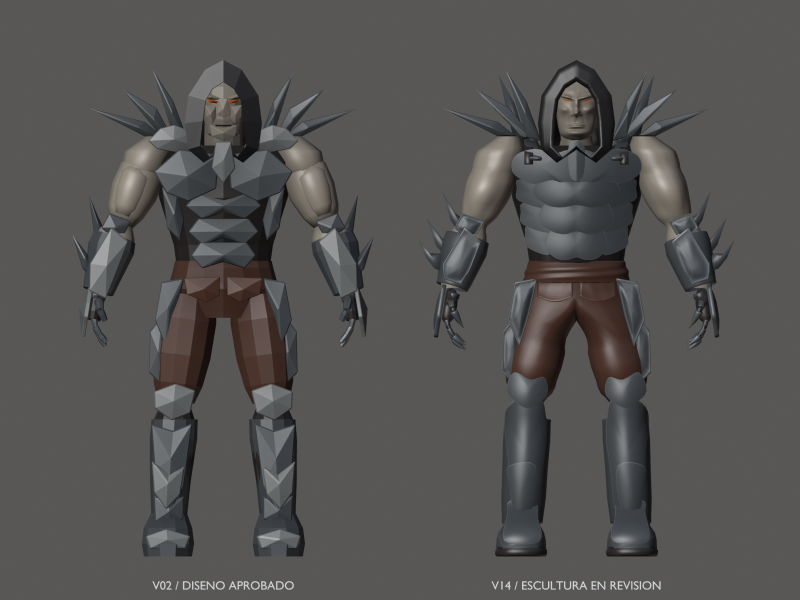
#> input picture docs/art/hound/mesh-v14/approved-comparison.png, 1600 x 1200 px, given in place of face.png, which was not available (shown at 1/2 size)
$ python board_hound_h05.py ../../docs/art/hound/mesh-v14/approved-comparison.png
#> lines starting #> are read from the running program, lines starting #| are printed output that depends on the picture; pictures that were not available may be replaced by others from this repository, and a replacement may not be noted
'''Compose H05 evidence from actual renders; decode every video frame and verify frozen files.'''
import sys
import json
import hashlib
from pathlib import Path
from PIL import Image, ImageDraw, ImageFont, ImageOps
import av

root = Path(__file__).resolve().parents[2]
v14 = '--v14' in sys.argv
output = root/('docs/art/hound/mesh-v14' if v14 else 'docs/art/hound/review-h05')
cache = root/('.cache/hound-mesh-v14' if v14 else '.cache/hound-h05')
font_path = 'C:/Windows/Fonts/arial.ttf'

def board(items,columns,cell=(450,540)):
#> called with columns = 3, cell = (450, 540)
    rows = (len(items)+columns-1)//columns
    result = Image.new('RGB',(columns*cell[0],rows*cell[1]),(32,34,37))
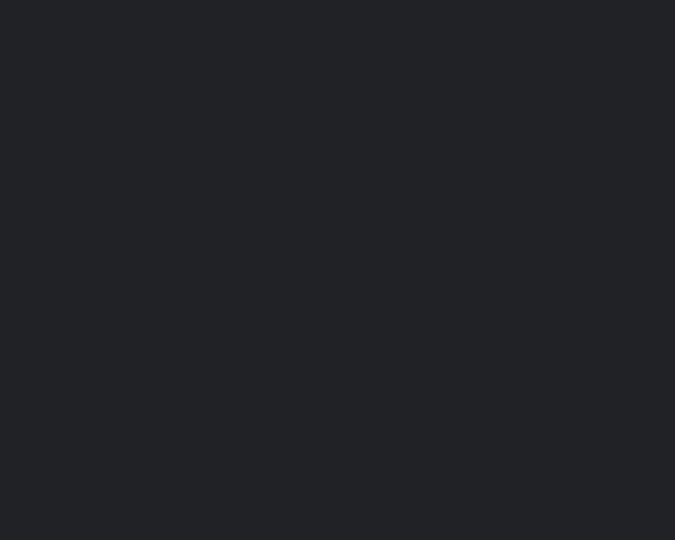
#> result: PIL image 1350x1080 RGB (shown at 1/2 size); mean R, G, B 32, 34, 37
    draw = ImageDraw.Draw(result)
    font = ImageFont.truetype(font_path,20)
    for i,(name,title) in enumerate(items):
        with Image.open(output/(name+'.png')) as source:
#> source is the input picture: PIL image 1600x1200 RGBA; mean R, G, B, A 84.7, 83.8, 82.3, 255
            source.load()
            pane = ImageOps.contain(source.convert('RGB'),(cell[0],cell[1]-42))
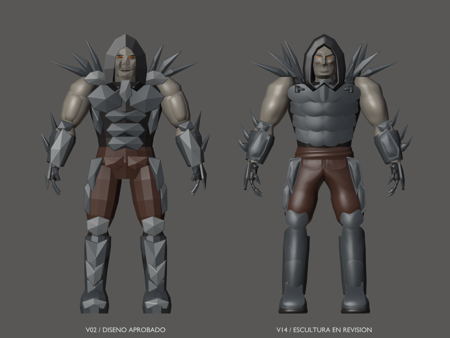
#> pane: PIL image 450x338 RGB; mean R, G, B 84.9, 83.7, 82.2
        x,y = i%columns*cell[0],i//columns*cell[1]
        result.paste(pane,(x+(cell[0]-pane.width)//2,y))
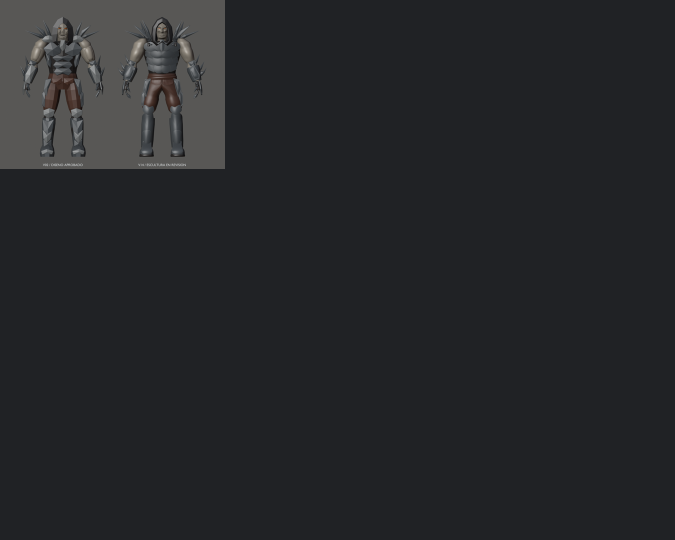
#> result: PIL image 1350x1080 RGB (shown at 1/2 size); mean R, G, B 37.5, 39.2, 41.7
        draw.text((x+16,y+cell[1]-32),title,font=font,fill='white')
#> pass 2 of the loop in board, `for i,(name,title) in enumerate(items):`:
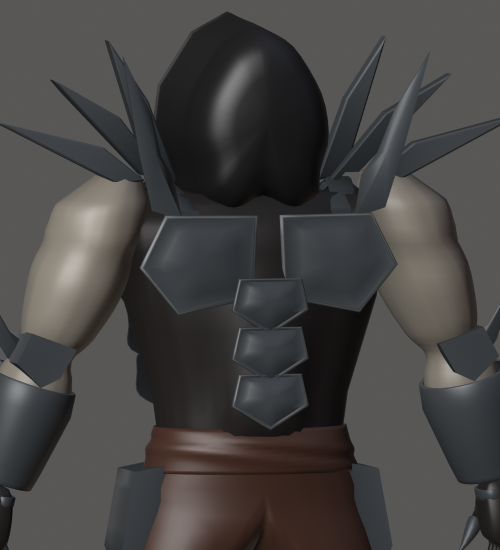
#> input picture docs/art/hound/mesh-v14/back-assembly.png, 1000 x 1100 px, given in place of collar.png, which was not available (shown at 1/2 size)
#> in board, source is the input picture: PIL image 1000x1100 RGBA; mean R, G, B, A 69.7, 68.1, 66.9, 255
#> in board, `pane = ImageOps.contain(source.convert('RGB'),(cell[0],cell[1]-42))`:
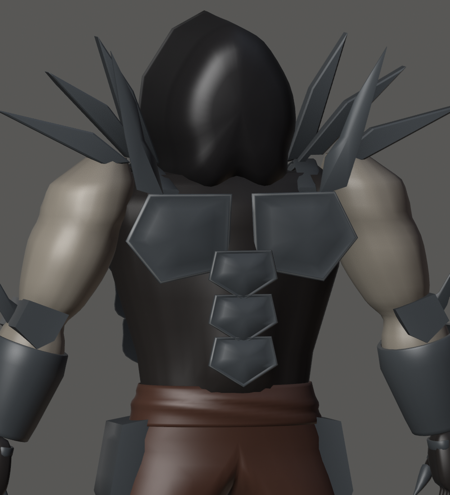
#> pane: PIL image 450x495 RGB; mean R, G, B 69.7, 68.1, 66.9
#> in board, `result.paste(pane,(x+(cell[0]-pane.width)//2,y))`:
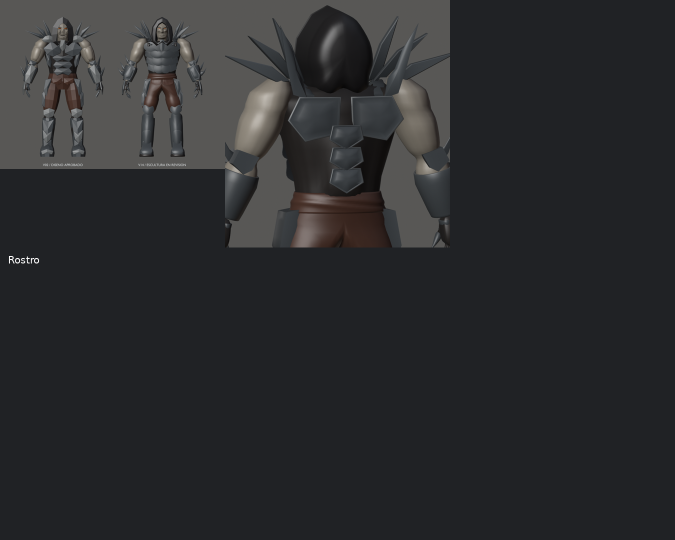
#> result: PIL image 1350x1080 RGB (shown at 1/2 size); mean R, G, B 43.3, 44.4, 46.3
    return result

#> (the run stopped early here; a loop or call above may not have finished)
